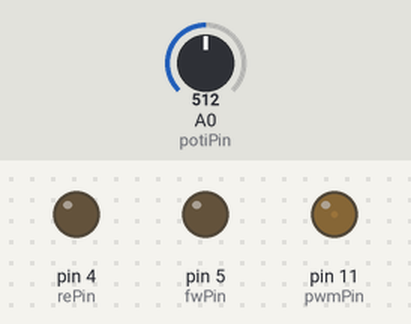
Recording of a sketch running on a simulated Arduino Uno, built with avr-gcc and run on an emulated ATmega328P. Parts: output pins drawn as LEDs (lit = HIGH). The test bench sets the inputs (shaded band); at power-on: A0 (potiPin) = 512.

Above: at 1.2 s.
1.3 s: A0 (potiPin) set to 716
At 1.9 s:
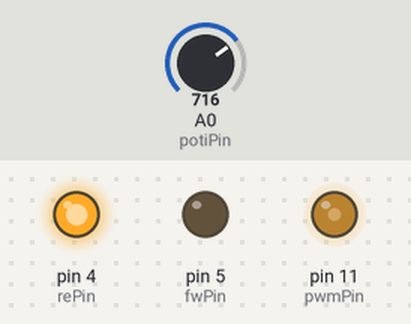
2.8 s: A0 (potiPin) set to 900
At 3.1 s:
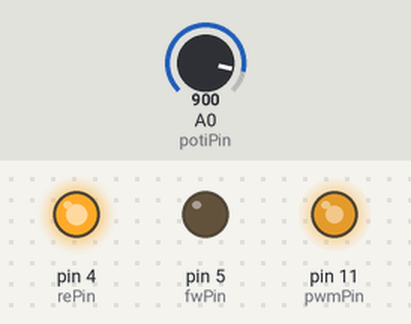
4.3 s: A0 (potiPin) set to 511
At 5.5 s:
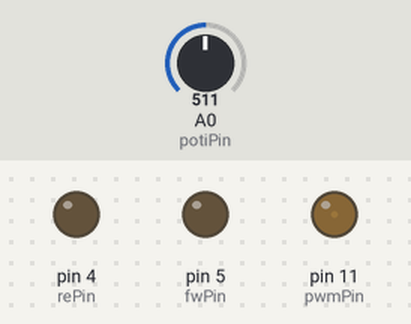
5.8 s: A0 (potiPin) set to 306
At 6.4 s:
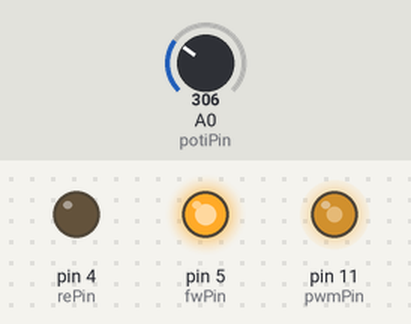
7.3 s: A0 (potiPin) set to 122
At 7.6 s:
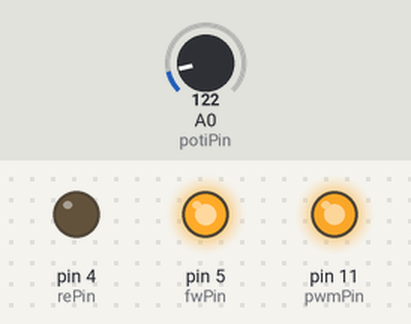
Timing chart, 0 to 9.8 s (numbered marks = the images above; inputs shaded):
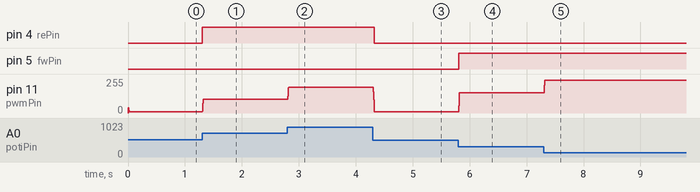

Measured:
- after the input at 1.3 s, pin 4 (rePin): LOW → HIGH at once; pin 11 (pwmPin): 9/255 → 103/255 at once
- after the input at 2.8 s, pin 11 (pwmPin): 103/255 → 195/255 at once
- after the input at 4.3 s, pin 4 (rePin): HIGH → LOW at once; pin 11 (pwmPin): 195/255 → 10/255 at once
- after the input at 5.8 s, pin 5 (fwPin): LOW → HIGH at once; pin 11 (pwmPin): 10/255 → 152/255 at once
- after the input at 7.3 s, pin 11 (pwmPin): 152/255 → 244/255 at once

The sketch:

huefuwcontroll.ino
```cpp
#include <avr/wdt.h>

#define pwmPin 11 //PIN to the 2 enable ports (pin 3 and 4)
#define rePin 4 //reversePIN (pin 1)
#define fwPin 5 //forwardPIN (pin 2)
#define FORWARD true //FORWAD is true
#define REVERSE false //REVERSE is false
#define potiPin A0 //0..5V PIN for potentiometer
const int numReadings = 64; //arraysize to take average from
int total = 0; //average arrays total (sum)
int index = 0; //current array field
int readings[numReadings]; //array to store readings in
int average = 0; //current average of the array
int veloc = 0; //curent absolute velocity (is)
int cspeed = 0; //current set speed (wanted)


void setDir(boolean dir){
  if (dir) {
    digitalWrite(fwPin, LOW);
    digitalWrite(rePin, HIGH);
  } else {
    digitalWrite(rePin, LOW);
    digitalWrite(fwPin, HIGH);
  }
}

void setBrake(void){
  digitalWrite(rePin, LOW);
  digitalWrite(fwPin, LOW);
}

void setSpeed(void){
  if (cspeed > veloc){
    veloc++;
  } else if (cspeed < veloc){
    veloc--;
  }
  switch (veloc) {
    case -255 ... -51:
      setDir(REVERSE);
      analogWrite(pwmPin, -veloc+50);
      break;
    case -50 ... 10:
      setBrake();
      analogWrite(pwmPin, -veloc+10);
      break;
    case 11 ... 255:
      setDir(FORWARD);
      analogWrite(pwmPin, veloc);
      break;
  }
}


void setup()  {
  wdt_enable(WDTO_500MS); //enable the watchdog at 500ms triptime
  TCCR2B = TCCR2B & 0b11111000 | 0x06; //set PWM requency of PIN 3 and 11 to desired value
  pinMode(fwPin, OUTPUT); //enable the fwDrive enable PINout
  pinMode(rePin, OUTPUT); //enable the reDrive enable PINout
  setDir(FORWARD); //set the direction to FW (just precautious)
  setSpeed(); //set the speed (to 0 in this case)

  //initalize the averager to 0
  for (int thisReading = 0; thisReading < numReadings; thisReading++)
    readings[thisReading] = 0;
}

void loop()  {
  wdt_reset(); //reset the WD so it won't trip

  //get an average readout value of the potentiometer
  total = total - readings[index]; //substract the now to read value from the arrays total
  readings[index] = analogRead(potiPin)/2; //read the Potentiometer and save half (0-511) in the array
  total = total + readings[index]; //add the read value to the total amount
  index++; //increase array field index for next round
  if (index >= numReadings){ //check if out of bounds
    index = 0; //reset if
  }
  average = total / numReadings; //create average over the arrays total value

  cspeed = -255+average; //create feasable current speed (-255..255)
  setSpeed(); //set the current speed
}
```
